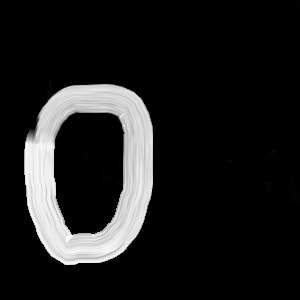
#> input picture captured_images/0/100.png, 300 x 300 px; its folder holds only this picture in this run
$ jupyter execute --allow-errors HandWrittenDigitRecognation.ipynb   (shell and % lines are left out)
#> lines starting #> are read from the running program, lines starting #| are printed output that depends on the picture
HandWritten digit recognetion project

[cell 1]
#creating dataset
import cv2
import csv
import glob

csv_file_path = 'dataset.csv'
image_folder_path = 'captured_images/'

# Header for the CSV file
csv_header = ["label"]
for i in range(0, 784):
    csv_header.append("pixel" + str(i))

# Write the header to the CSV file
with open(csv_file_path, 'a') as csv_file:
    csv_writer = csv.writer(csv_file)
    csv_writer.writerow(csv_header)

# Iterate through each label
for label_value in range(10):
    # Get a list of image paths for the current label
    label_image_paths = glob.glob(image_folder_path + str(label_value) + "/*.png")

    # Iterate through each image path
    for image_path in label_image_paths:
        # Read and preprocess the image
        image_data = cv2.imread(image_path)
#> image_data is the input picture: shape (300, 300, 3); min 0, max 251, mean 29.4
        grayscale_image = cv2.cvtColor(image_data, cv2.COLOR_BGR2GRAY)
        blurred_gray_image = cv2.GaussianBlur(grayscale_image, (15, 15), 0)
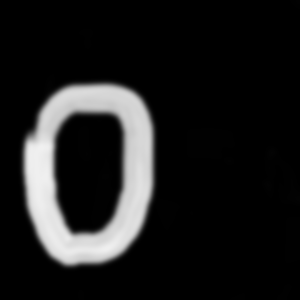
#> blurred_gray_image: shape (300, 300); min 0, max 240, mean 29.4
        resized_image_data = cv2.resize(blurred_gray_image, (28, 28), interpolation=cv2.INTER_AREA)
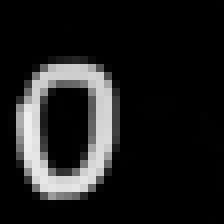
#> resized_image_data: shape (28, 28) (shown 8 times larger); min 0, max 238, mean 29.4

        # Create data array
        image_data_list = []
        image_data_list.append(label_value)
        rows, cols = resized_image_data.shape
#> rows = 28; cols = 28

        # Add pixel one by one into data array
        for row_index in range(rows):
            for col_index in range(cols):
                pixel_intensity = resized_image_data[row_index, col_index]
                if pixel_intensity > 100:
                    pixel_intensity = 1
                else:
                    pixel_intensity = 0
                image_data_list.append(pixel_intensity)
#> after the loop, image_data_list = 785 values, max 1 at index 230, min 0 at index 0, mean 0.139

        # Write the data to the CSV file
        with open(csv_file_path, 'a') as csv_file:
            csv_writer = csv.writer(csv_file)
            csv_writer.writerow(image_data_list)
#> pass 2 of the loop `for label_value in range(10):`:
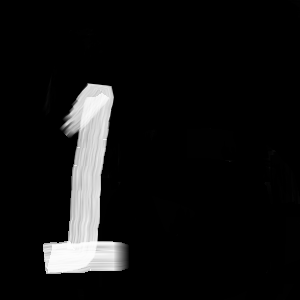
#> input picture captured_images/1/0.png, 300 x 300 px
#> image_data is the input picture: shape (300, 300, 3); min 0, max 253, mean 18.1
#> `blurred_gray_image = cv2.GaussianBlur(grayscale_image, (15, 15), 0)`:
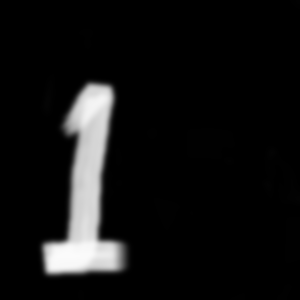
#> blurred_gray_image: shape (300, 300); min 0, max 251, mean 18.1
#> `resized_image_data = cv2.resize(blurred_gray_image, (28, 28), interpol..`:
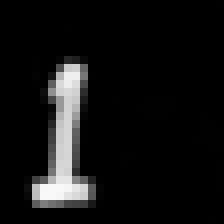
#> resized_image_data: shape (28, 28) (shown 8 times larger); min 0, max 249, mean 18.1
#> after the loop `for row_index in range(rows):`: image_data_list = 785 values, max 1 at index 0, min 0 at index 1, mean 0.0764
